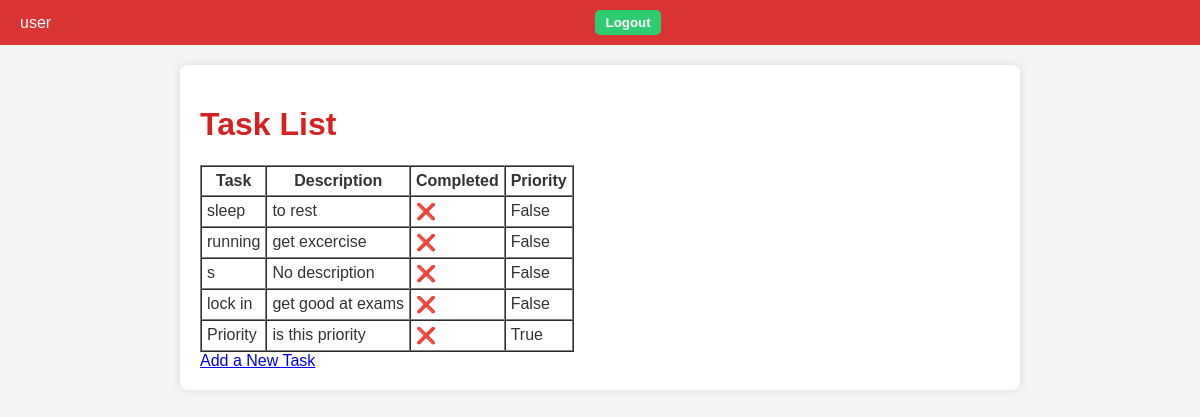
The app's page /tasks/ (signed in) with its own data.
### tasks/models.py (models this page shows, shortened)
class Task(models.Model):
    name = models.CharField(max_length=255, help_text="Enter the task name.")
    completed = models.BooleanField(default=False, help_text="Is the task completed?")
    priority = models.BooleanField(default=False, help_text="Is the task a priority?")
    description = models.TextField(blank=True, help_text="Enter the task description.")
    created_at = models.DateTimeField(auto_now_add=True, help_text="The time when the task was created.")
    updated_at = models.DateTimeField(auto_now=True, help_text="The time when the task was last updated.")
    user = models.ForeignKey(User, on_delete=models.CASCADE, related_name="tasks")  # <-- new

### tasks/views.py (the view)
# urls.py: path("", views.index, name="index"),
@login_required(login_url="users:login")  # Ensure only logged-in users can access
def index(request):
    tasks = Task.objects.filter(user=request.user)
    return render(request, "tasks/index.html", {
        "tasks": tasks  # Pass tasks to the template
    })

### tasks/templates/tasks/index.html
{% extends "tasks/layout.html" %}
{% block content %}
<h1>Task List</h1>
<table border="1" cellpadding="5" cellspacing="0">
    <thead>
        <tr>
            <th>Task</th>
            <th>Description</th>
            <th>Completed</th>
            <th>Priority</th>
        </tr>
    </thead>
    <tbody>
        {% for task in tasks %}
            <tr>
                <td>{{ task.name }}</td>
                <td>{{ task.description|default:"No description" }}</td>
                <td>
                    {% if task.completed %}
                        ✅
                    {% else %}
                        ❌
                    {% endif %}
                </td>
                <td>
                    {% if task.priority %}
                        True
                    {% else %}
                        False
                    {% endif %}
                </td>
            </tr>
        {% empty %}
            <tr>
                <td colspan="3">No Tasks.</td>
            </tr>
        {% endfor %}
    </tbody>
</table>
<a href="{% url 'tasks:add' %}">Add a New Task</a>
{% endblock %}

### tasks/templates/tasks/layout.html (shortened to what this page needs)
{% load static %}
<!DOCTYPE html>
<html lang="en">
<head>
    <link rel="stylesheet" href="{% static 'tasks/styles.css' %}">
</head>
<body>
    <header>
        <div class="user-info">
            {% if request.user.is_authenticated %}
                <span>{{ request.user.username }}</span>
                <form action="{% url 'users:logout' %}" method="post">
                    <button type="submit">Logout</button>
                </form>
            {% endif %}
        </div>
    </header>
    <main>
        {% block content %}
        {% endblock %}
    </main>
</body>
</html>

### tasks/static/tasks/styles.css (style rules this page uses)
body { font-family: Helvetica, sans-serif; background-color: #f4f4f4; color: #333; margin: 0; padding: 0; }
header { background-color: #db3434; padding: 10px 20px; color: white; }
header .user-info { display: flex; justify-content: flex-end; align-items: center; }
header .user-info span { margin-right: 15px; }
header .user-info a, header .user-info button { background-color: #2ecc71; border: none; padding: 5px 10px; color: white; border-radius: 5px; cursor: pointer; margin-left: 10px; }
main { max-width: 800px; margin: 20px auto; padding: 20px; background-color: white; box-shadow: 0 0 10px rgba(0, 0, 0, 0.1); border-radius: 8px; }
main h1 { font-size: 2rem; text-align: left; color: #d72121; }
form { display: flex; flex-direction: column; gap: 15px; max-width: 400px; margin: 0 auto; }
form button { padding: 10px; background-color: #3498db; border: none; color: white; font-weight: bold; cursor: pointer; border-radius: 5px; }

### records on screen
Task: name "sleep", description "to rest", priority "False"
Task: name "running", description "get excercise", priority "False"
Task: name "s", description "No description", priority "False"
Task: name "lock in", description "get good at exams", priority "False"
Task: name "Priority", description "is this priority", priority "True"

### other values on screen
{{ request.user.username }} "user"
